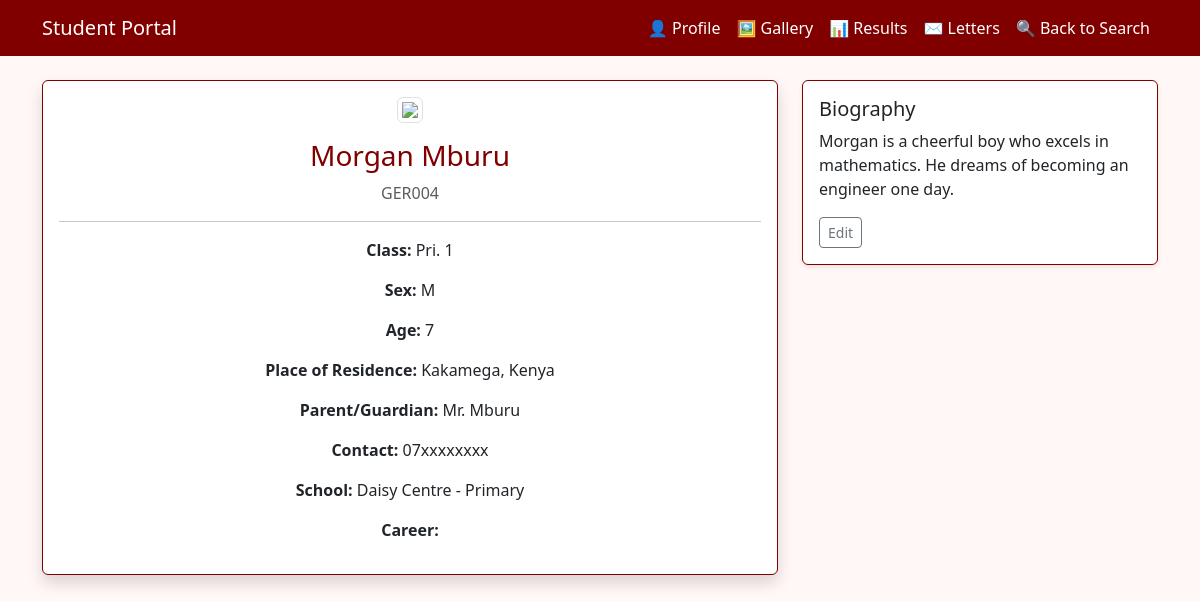
The page /profile/GER004 on the database its author committed.
### tables this page shows
CREATE TABLE biographies (
            adm_no TEXT PRIMARY KEY,
            biography TEXT
        );

### app.py (the view)
@app.route('/profile/<adm_no>')
def profile(adm_no):
    st = students_data.get(adm_no)
    if not st:
        flash('Student not found', 'error')
        return redirect(url_for('index'))
    bio = get_bio(adm_no)
    if bio:
        st = dict(st)  # don't mutate cache row
        st['Small Biography'] = bio
    result_images = get_uploads(adm_no, 'result')
    return render_template('profile.html', student=st, results=[], result_images=result_images)

### app.py (called while the page is built)
def get_conn():
    return sqlite3.connect(DB_PATH, detect_types=sqlite3.PARSE_DECLTYPES, check_same_thread=False)

def get_bio(adm_no: str):
    conn = get_conn()
    c = conn.cursor()
    c.execute("SELECT biography FROM biographies WHERE adm_no=?", (adm_no,))
    row = c.fetchone()
    conn.close()
    return row[0] if row else None

def get_uploads(adm_no: str, kind: str):
    conn = get_conn()
    c = conn.cursor()
    c.execute(
        "SELECT id, url, public_id, note, filename, created_at FROM uploads WHERE adm_no=? AND kind=? ORDER BY created_at DESC",
        (adm_no, kind),
    )
    rows = c.fetchall()
    conn.close()
    return [
        {
            "id": r[0],
            "url": r[1],
            "public_id": r[2],
            "note": r[3] or "",
            "filename": r[4] or "",
            "created_at": r[5],
        }
        for r in rows
    ]

### templates/profile.html (shortened to what this page needs)
<!DOCTYPE html>
<html lang="en">
<head>
  <link href="https://cdn.jsdelivr.net/npm/bootstrap@5.3.3/dist/css/bootstrap.min.css" rel="stylesheet">
  <link rel="stylesheet" href="{{ url_for('static', filename='style.css') }}">
</head>
<body>
  <nav class="navbar navbar-expand-lg navbar-dark bg-maroon mb-4">
    <div class="container">
      <a class="navbar-brand" href="#">Student Portal</a>
      <div class="collapse navbar-collapse" id="navbarNav">
        <ul class="navbar-nav ms-auto">
          <li class="nav-item">
            <a class="nav-link active" href="{{ url_for('profile', adm_no=student['Admission Number']) }}">👤 Profile</a>
          </li>
          <li class="nav-item">
            <a class="nav-link" href="{{ url_for('gallery', adm_no=student['Admission Number']) }}">🖼️ Gallery</a>
          </li>
          <li class="nav-item">
            <a class="nav-link" href="{{ url_for('results', adm_no=student['Admission Number']) }}">📊 Results</a>
          </li>
          <li class="nav-item">
            <a class="nav-link" href="{{ url_for('letter', adm_no=student['Admission Number']) }}">✉️ Letters</a>
          </li>
          <li class="nav-item">
            <a class="nav-link" href="/">🔍 Back to Search</a>
          </li>
        </ul>
      </div>
    </div>
  </nav>
  <div class="container">
    <div class="row">
      <div class="col-12 col-md-8 mb-3">
        <div class="card shadow">
          <div class="card-body text-center">
            <img src="{{ url_for('static', filename=student['Photo'].replace('static/', '')) }}"
                 class="img-thumbnail mb-3 img-fluid"
                 style="max-width: 200px; height: 200px; object-fit: cover;">
            <h3>{{ student["Full Name"] }}</h3>
            <p class="text-muted">{{ student["Admission Number"] }}</p>
            <hr>
            <p><strong>Class:</strong> {{ student["Class"] }}</p>
            <p><strong>Sex:</strong> {{ student["Sex"] }}</p>
            <p><strong>Age:</strong> {{ student["Age"] }}</p>
            <p><strong>Place of Residence:</strong> {{ student["Place of Residence"] }}</p>
            <p><strong>Parent/Guardian:</strong> {{ student["Parent/Guardian Name"] }}</p>
            <p><strong>Contact:</strong> {{ student["Contact"] }}</p>
            <p><strong>School:</strong> {{ student["school"] }}</p>
            <p><strong>Career:</strong> {{ student["career aspiration"] }}</p>
          </div>
        </div>
      </div>
      <aside class="col-12 col-md-4">
        <div class="card">
          <div class="card-body">
            <h5>Biography</h5>
            <div id="bio-view">
              <p id="bio-text">{{ student["Small Biography"] or "No biography yet." }}</p>
              <button class="btn btn-outline-secondary btn-sm" onclick="toggleBioEdit(true)">Edit</button>
            </div>
          </div>
        </div>
      </aside>
    </div>
  </div>
</body>
</html>

### static/style.css (style rules this page uses)
:root { --maroon: #800000; --light-maroon: #a94442; --accent: #f8e6e6; --background-light: #fff8f6; }
body { font-family: 'Segoe UI', Tahoma, Geneva, Verdana, sans-serif; margin: 0; padding: 0; background-color: var(--background-light); color: #4b1c1c; }
.navbar { background-color: var(--maroon); }
.navbar .navbar-brand, .navbar .nav-link { color: white !important; }
h1, h2, h3, h4 { color: var(--maroon); }
.card { border: 1px solid var(--maroon); box-shadow: 0 2px 5px rgba(128, 0, 0, 0.1); }

### rows shown on the page
biographies: adm_no "GER004", biography "Morgan is a cheerful boy who excels in mathematics. He dreams of becoming an engineer one day."

### other values the page prints
{{ student["Full Name"] }} "Morgan Mburu"
{{ student["Class"] }} "Pri. 1"
{{ student["Sex"] }} "M"
{{ student["Age"] }} "7"
{{ student["Place of Residence"] }} "Kakamega, Kenya"
{{ student["Parent/Guardian Name"] }} "Mr. Mburu"
{{ student["Contact"] }} "07xxxxxxxx"
{{ student["school"] }} "Daisy Centre - Primary"
